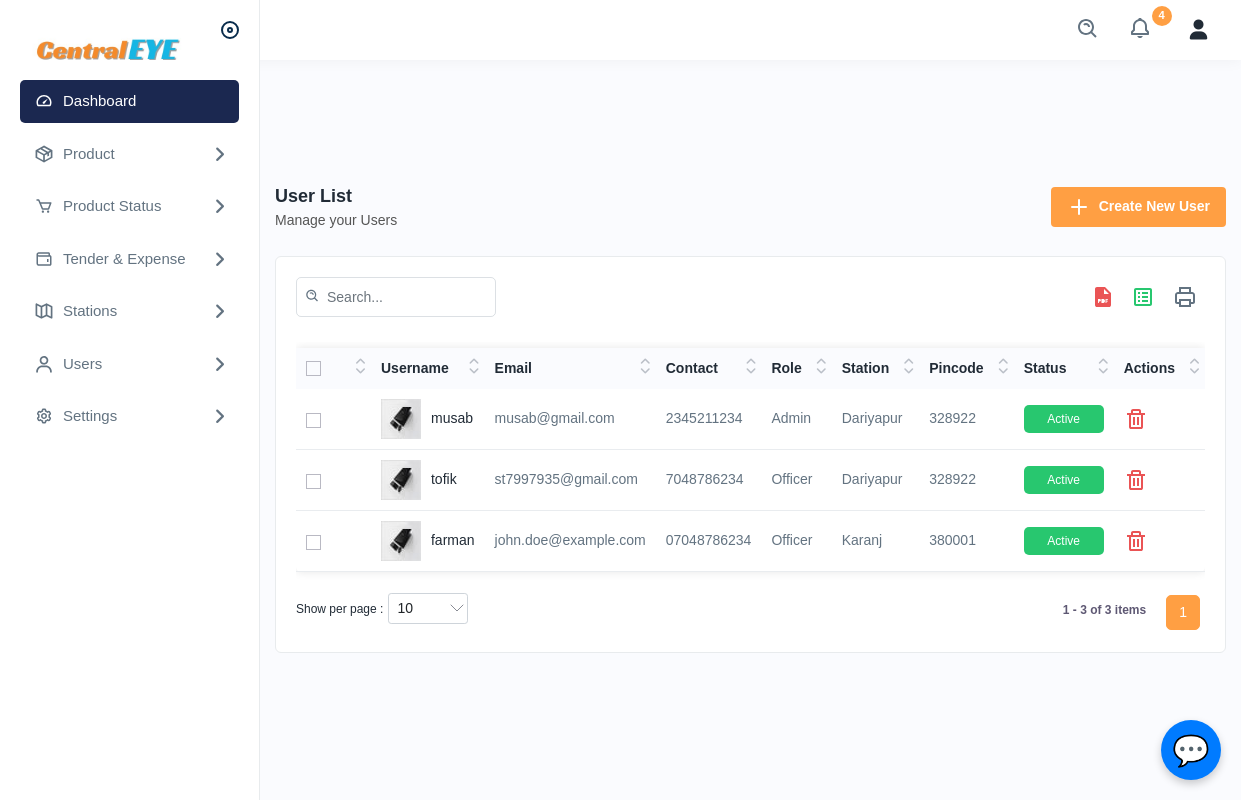
Screenshot of /userlists with the database file from the repository.
### app/models.py (models this page shows, shortened)
class UserDetails(models.Model):
    user_id = models.IntegerField(primary_key=True, unique=True)
    username = models.CharField(max_length=255, unique=True)
    password = models.CharField(max_length=255)
    role = models.ForeignKey(
        role, null=True, blank=True, on_delete=models.SET_NULL)
    first_name = models.CharField(max_length=255)
    last_name = models.CharField(max_length=255)
    contact_number = models.CharField(max_length=15, null=True, blank=True)
    email = models.EmailField(unique=True, null=True, blank=True)
    station = models.ForeignKey(
        stationDetails, null=True, blank=True, on_delete=models.SET_NULL)
    last_login = models.DateTimeField(null=True, blank=True)
    is_active = models.BooleanField(default=True)

class role(models.Model):
    role_id = models.IntegerField(primary_key=True)
    role = models.CharField(max_length=255)

class stationDetails(models.Model):
    station_id = models.IntegerField(primary_key=True)
    station_name = models.CharField(max_length=255)
    station_code = models.CharField(max_length=255)
    station_address = models.CharField(max_length=255)

### app/views.py (the view)
# urls.py: path('userlists', views.userlists, name='userlists'),
def userlists(request):
    users = UserDetails.objects.all()
    return render(request, 'userlists.html', {'users': users})

### templates/userlists.html (shortened to what this page needs)
﻿{% extends 'navbar.html' %}
{% load static %}
{% block body %}
<div class="main-wrapper">
    <div class="page-wrapper">
        <div class="content">
            <div class="page-header">
                <div class="page-title">
                    <h4>User List</h4>
                    <h6>Manage your Users</h6>
                </div>
                <div class="page-btn">
                    <a href="{% url 'newuser' %}" class="btn btn-added"><img
                            src="{% static 'assets/img/icons/plus.svg' %}" alt="img" class="me-2">Create New User</a>
                </div>
            </div>
            <div class="card">
                <div class="card-body">
                    <div class="table-top">
                        <div class="search-set">
                            <div class="search-input">
                                <a class="btn btn-searchset"><img src="{% static 'assets/img/icons/search-white.svg' %}"
                                        alt="img"></a>
                            </div>
                        </div>
                        <div class="wordset">
                            <ul>
                                <li>
                                    <a data-bs-toggle="tooltip" data-bs-placement="top" title="pdf"><img
                                            src="{% static 'assets/img/icons/pdf.svg' %}" alt="img"></a>
                                </li>
                                <li>
                                    <a data-bs-toggle="tooltip" data-bs-placement="top" title="excel"><img
                                            src="{% static 'assets/img/icons/excel.svg' %}" alt="img"></a>
                                </li>
                                <li>
                                    <a data-bs-toggle="tooltip" data-bs-placement="top" title="print"><img
                                            src="{% static 'assets/img/icons/printer.svg' %}" alt="img"></a>
                                </li>
                            </ul>
                        </div>
                    </div>
                    <div class="table-responsive">
                        <table class="table datanew">
                            <thead>
                                <tr>
                                    <th>
                                        <label class="checkboxs">
                                            <span class="checkmarks"></span>
                                        </label>
                                    </th>
                                    <th>Username</th>
                                    <th>Email</th>
                                    <th>Contact</th>
                                    <th>Role</th>
                                    <th>Station</th>
                                    <th>Pincode</th>
                                    <th>Status</th>
                                    <th>Actions</th>
                                </tr>
                            </thead>
                            <tbody>
                                {% for users in users %}
                                <tr>
                                    <td>
                                        <label class="checkboxs">
                                            <span class="checkmarks"></span>
                                        </label>
                                    </td>
                                    <td class="productimgname">
                                        <a href="javascript:void(0);" class="product-img">
                                            <img src="{% static 'assets/img/product/product1.jpg' %}" alt="product">
                                        </a>
                                        <a href="javascript:void(0);">{{users.username}}</a>
                                    </td>
                                    <td>{{users.email}}</td>
                                    <td>{{users.contact_number}}</td>
                                    <td>{{users.role.role}}</td>
                                    <td>{{users.station.station_name}}</td>
                                    <td>{{users.station.station_code}}</td>
                                    {% if users.is_active %}
                                    <td><span class="badges bg-lightgreen">Active</span></td>
                                    {% else %}
                                    <td><span class="badges bg-lightred">In-Active</span></td>
                                    {% endif %}
                                    <td>
                                        <a class="me-3" href="/deleteuser/{{users.user_id}}">
                                            <img src="{% static 'assets/img/icons/delete.svg' %}" alt="img">
                                        </a>
                                    </td>
                                </tr>
                                {% endfor %}
                            </tbody>
                        </table>
                    </div>
                </div>
            </div>
        </div>
    </div>
</div>
{% endblock %}

### static/assets/css/chatbot.css (style rules this page uses)
body { font-family: Arial, sans-serif; background-color: #f4f4f4; margin: 0; padding: 0; display: flex; justify-content: center; align-items: center; height: 100vh; }
table { width: 100%; margin-bottom: 10px; border-collapse: collapse; background: white; border-radius: 5px; box-shadow: 0 0 10px rgba(0, 0, 0, 0.1); margin-top: 10px; }
th, td { padding: 10px; border: 1px solid #ddd; }
th { background-color: #007bff; color: white; }

### rows the page displays
UserDetails: username "musab", email "musab@gmail.com", contact_number "2345211234", role.role "Admin", station.station_name "Dariyapur", station.station_code "328922", is_active "Active"
UserDetails: username "tofik", email "st7997935@gmail.com", contact_number "7048786234", role.role "Officer", station.station_name "Dariyapur", station.station_code "328922", is_active "Active"
UserDetails: username "farman", email "john.doe@example.com", contact_number "07048786234", role.role "Officer", station.station_name "Karanj", station.station_code "380001", is_active "Active"
